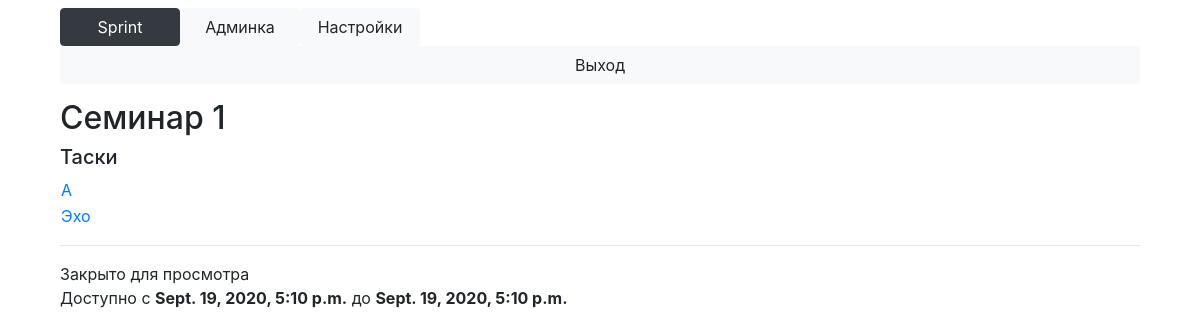
Page /block?id=50 (signed in) on the earlier database version.
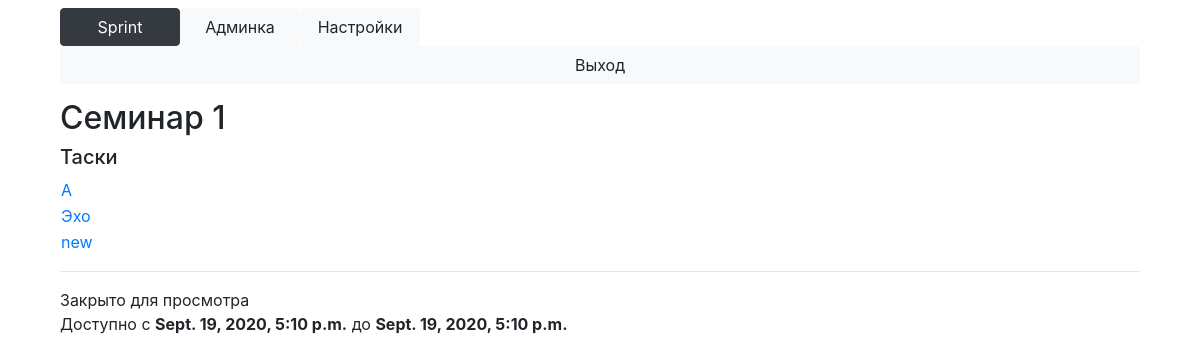
Same page on the later database version.
### Main/models.py (models this page shows, shortened)
class Task(models.Model):
    name = models.TextField()
    block = models.ForeignKey(Block, on_delete=models.CASCADE)
    legend = models.TextField(default='')
    input = models.TextField(default='')
    output = models.TextField(default='')
    specifications = models.TextField(default='')
    time_limit = models.IntegerField(default=10000)
    weight = models.FloatField(default=1.0)
    max_mark = models.IntegerField(default=10)
    max_solutions_count = models.IntegerField(default=10)
    show_details = models.BooleanField(default=False)
    full_solution = models.BooleanField(default=False)

### Main/views.py (the view)
# urls.py: path('block', views.block),
def block(request):
    current_block = Block.objects.get(id=request.GET['id'])
    if not check_permission_block(request.user, current_block):
        return HttpResponseRedirect('/main')
    return render(request, 'block.html', context={'Block': current_block,
                                                  'is_admin': check_admin(request.user),
                                                  'user': request.user})

### Main/context_processors.py (called while the page is built)
def attributes(request):
	return {
		'current_page': 'settings' if '/settings' == request.path else 'admin' if 'admin' in request.path else 'main',
		'is_admin': check_admin(request.user)
	}

### Main/main.py (called while the page is built)
def check_login(user):
    return user.is_authenticated

def check_admin(user):
    if check_teacher(user):
        return True
    if not check_login(user):
        return False
    return len(Subscribe.objects.filter(user=user, is_assistant=True)) > 0

def check_teacher(user):
    return user.is_staff and check_login(user)

def courses_available(user):
    if user.is_superuser:
        return Course.objects.all()
    else:
        return [s.course for s in Subscribe.objects.filter(user=user)]

def blocks_available(user):
    courses = courses_available(user)
    blocks = {}
    is_admin = check_admin(user)
    for course in courses:
        if is_admin:
            blocks[course] = Block.objects.filter(
                course=course
            )
        else:
            blocks[course] = Block.objects.filter(
                opened=True,
                time_start__lte=timezone.now(),
                course=course
            )
    return blocks

### templates/block.html (shortened to what this page needs)
{% extends 'base.html' %}
{% load filters %}
{% block content %}
    <h2>{{ Block.name }}</h2>
    <h5>Таски</h5>
    <table>
        {% for task in Block.tasks %}
            <tr>
                <td>
                    <a href="/task?id={{ task.id }}">{{ task.name }}</a>
                </td>
                <td>
                </td>
            </tr>
        {% endfor %}
    </table>
    <hr>
    {% if Block.opened %}
        Открыто для просмотра
    {% else %}
        Закрыто для просмотра
    {% endif %}
    <br>Доступно с <b>{{ Block.time_start }}</b> до <b>{{ Block.time_end }}</b>
{% endblock %}

Differences in the rows shown:
added Task: name "new"
